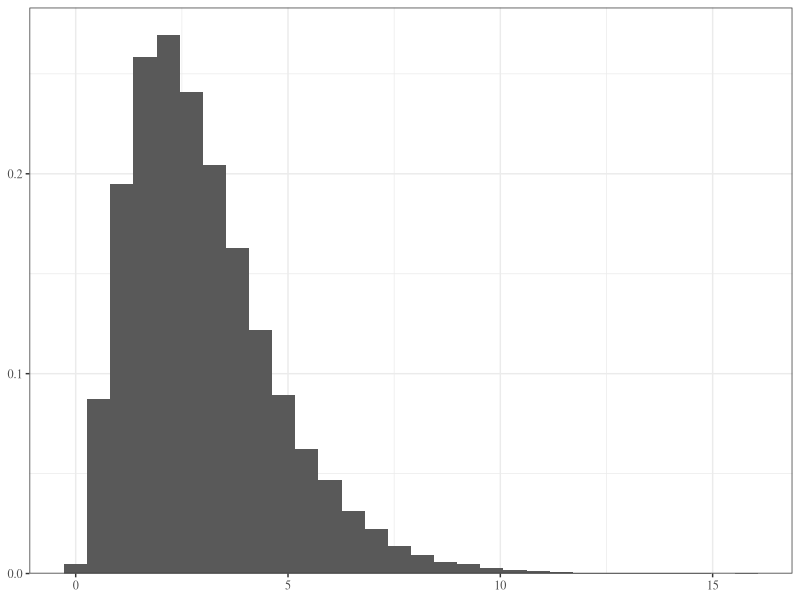

Write R code to recreate this figure.
## ---- chunk 1
#| fig-cap: Histogram of samples from a gamma distribution.
library(ggplot2)

ggplot(NULL, aes(rgamma(5e4, 3))) +
  geom_histogram(aes(y = after_stat(density))) +
  scale_y_continuous(name=NULL, expand=expansion(c(0, 0.05))) +
  labs(x=NULL) +
  theme_bw(base_family="Times")
